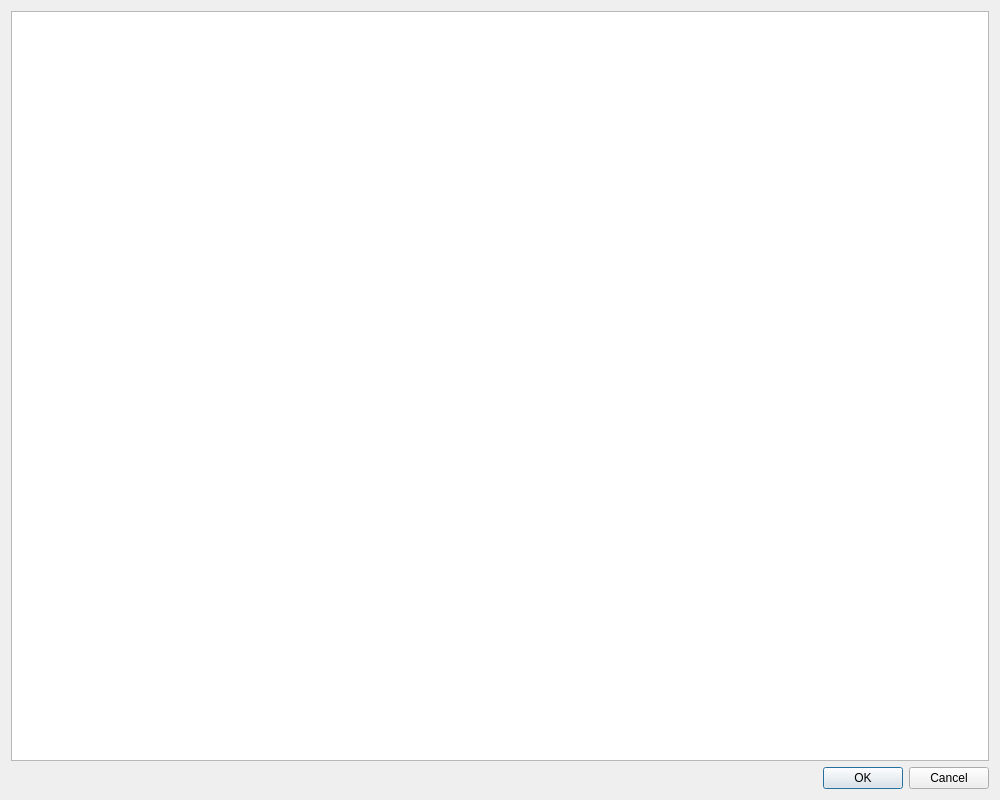
<?xml version="1.0" encoding="UTF-8"?>
<ui version="4.0">
 <class>Dialog</class>
 <widget class="QDialog" name="Dialog">
  <property name="geometry">
   <rect>
    <x>0</x>
    <y>0</y>
    <width>1000</width>
    <height>800</height>
   </rect>
  </property>
  <property name="sizePolicy">
   <sizepolicy hsizetype="MinimumExpanding" vsizetype="Preferred">
    <horstretch>0</horstretch>
    <verstretch>0</verstretch>
   </sizepolicy>
  </property>
  <property name="windowTitle">
   <string>Parts Toolbox Metadata Editor</string>
  </property>
  <layout class="QVBoxLayout" name="verticalLayout">
   <item>
    <widget class="QTableWidget" name="tableWidget">
     <property name="sizePolicy">
      <sizepolicy hsizetype="Expanding" vsizetype="Expanding">
       <horstretch>0</horstretch>
       <verstretch>0</verstretch>
      </sizepolicy>
     </property>
     <attribute name="verticalHeaderVisible">
      <bool>false</bool>
     </attribute>
    </widget>
   </item>
   <item>
    <widget class="QDialogButtonBox" name="buttonBox">
     <property name="orientation">
      <enum>Qt::Horizontal</enum>
     </property>
     <property name="standardButtons">
      <set>QDialogButtonBox::Cancel|QDialogButtonBox::Ok</set>
     </property>
    </widget>
   </item>
  </layout>
 </widget>
 <resources/>
 <connections>
  <connection>
   <sender>buttonBox</sender>
   <signal>accepted()</signal>
   <receiver>Dialog</receiver>
   <slot>accept()</slot>
   <hints>
    <hint type="sourcelabel">
     <x>248</x>
     <y>254</y>
    </hint>
    <hint type="destinationlabel">
     <x>157</x>
     <y>274</y>
    </hint>
   </hints>
  </connection>
  <connection>
   <sender>buttonBox</sender>
   <signal>rejected()</signal>
   <receiver>Dialog</receiver>
   <slot>reject()</slot>
   <hints>
    <hint type="sourcelabel">
     <x>316</x>
     <y>260</y>
    </hint>
    <hint type="destinationlabel">
     <x>286</x>
     <y>274</y>
    </hint>
   </hints>
  </connection>
 </connections>
</ui>
